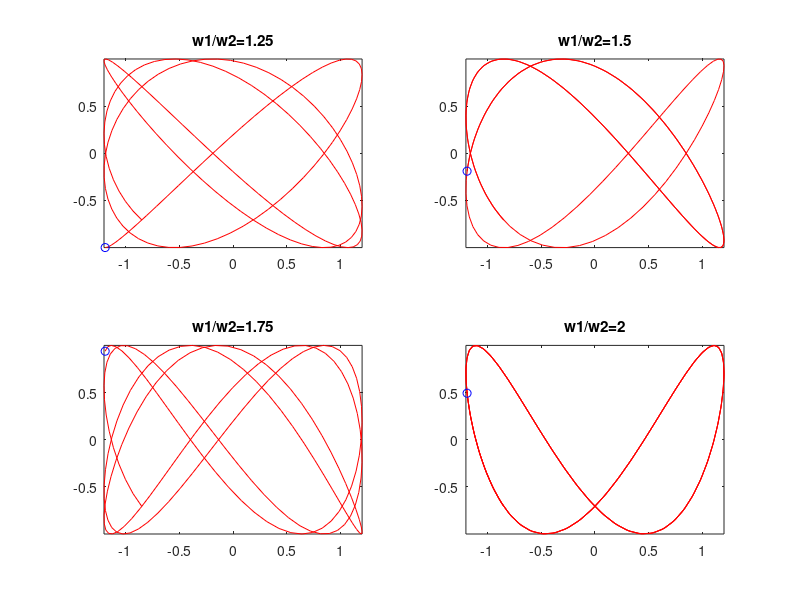

This chart was generated by the following MATLAB code:
a1=1.2; a2=1.0; w2=1.0; f2 = 5*pi/4; f1 = 3*pi/4;
t=0:0.1:19.5; 
x=a1*cos(w2*t + f1);
w1=1.25:0.25:2.0; 
for k=1:4
    y=a2*cos(w1(k)*t + f2); 
    s=['w1/w2=' num2str(w1(k))]; 
    subplot(2,2,k); comet(x,y); title(s);
end; 


